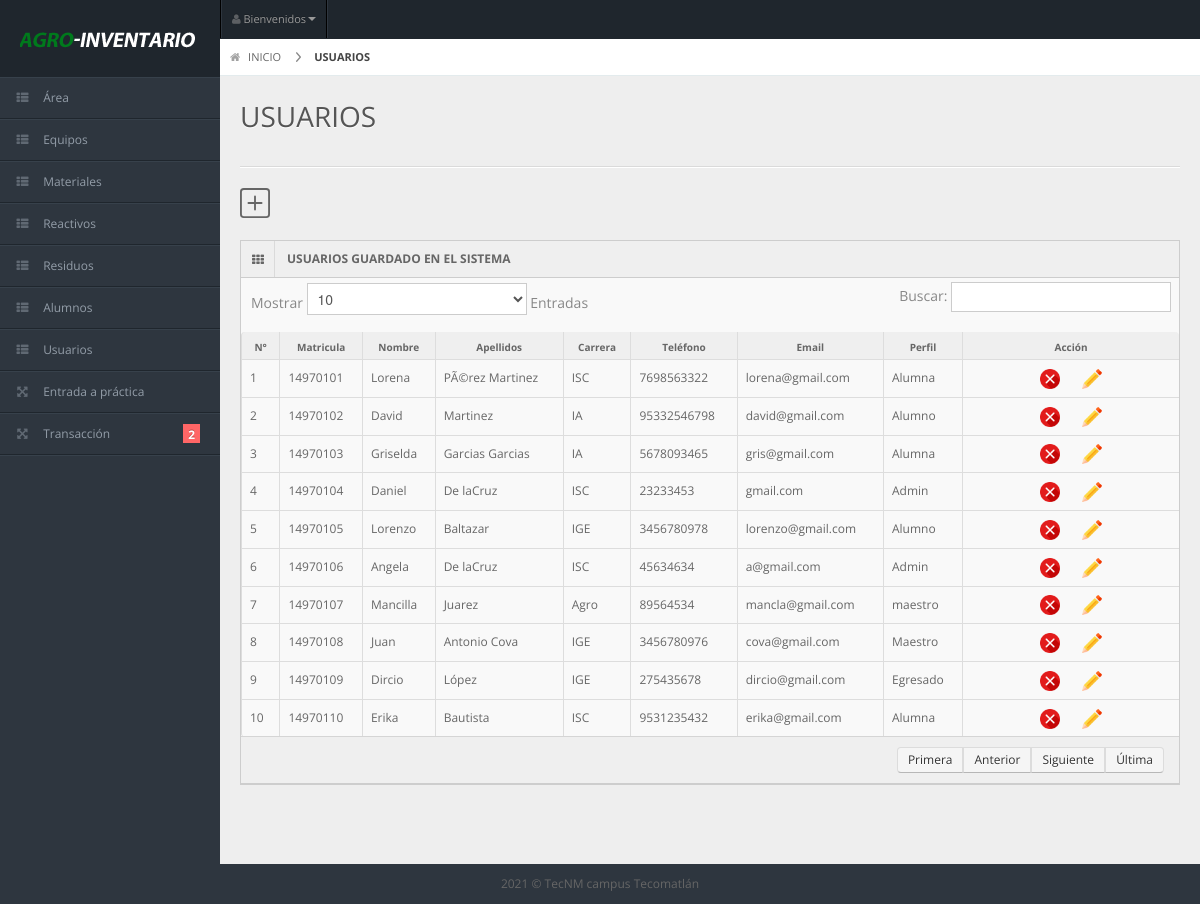
/l_usuario.php (signed in), run on the app's committed database.
### tables this page shows
CREATE TABLE `usuarios` (
  `idusuario` int(11) NOT NULL,
  `matricula` int(11) NOT NULL,
  `nombre` varchar(45) DEFAULT NULL,
  `apellidos` varchar(60) DEFAULT NULL,
  `carrera` varchar(50) DEFAULT NULL,
  `telefono` varchar(15) DEFAULT NULL,
  `gmail` varchar(70) DEFAULT NULL,
  `perfil` varchar(30) DEFAULT NULL
);

### l_usuario.php (the view, shortened to what this page needs)
 <?php
 if ($_SESSION['validar'] ==1) {
?>
<!DOCTYPE html>
<?php
require_once 'connect.php';
?>
<html lang="en">
<head>
  <link rel="stylesheet" href="css/bootstrap.min.css" />
  <link rel="stylesheet" href="css/bootstrap-responsive.min.css" />
  <link rel="stylesheet" href="css/uniform.css" />
  <link rel="stylesheet" href="css/select2.css" />
  <link rel="stylesheet" href="css/matrix-style.css" />
  <link rel="stylesheet" href="css/matrix-media.css" />
  <link href="font-awesome/css/font-awesome.css" rel="stylesheet" />
</head>
<body>
  <?php
  include('menu.php');
  ?>
  <div id="content">
    <div id="content-header">
      <div id="breadcrumb"> <a href="index.php" title="Go to Home" class="tip-bottom"><i class="icon-home"></i> INICIO</a> <a href="#" class="current">USUARIOS</a> </div>
      <h1>USUARIOS</h1>
    </div>
    <div class="container-fluid">
      <hr>
      <div class="row-fluid">
        <div class="span12">
           <a href="usuarios.php"></a>
          <div class="widget-box">
            <div class="widget-title"> <span class="icon"><i class="icon-th"></i></span>
              <h5>USUARIOS GUARDADO EN EL SISTEMA</h5>
            </div>
            <div class="widget-content nopadding">
              <table class="table table-bordered data-table">
                <thead>
                  <tr>
                    <th>N°</th>
                    <th>Matricula</th>
                    <th>Nombre</th>
                    <th>Apellidos</th>
                    <th>Carrera</th>
                    <th>Teléfono</th>
                    <th>Email</th>
                    <th>Perfil</th>
                    <th>Acción</th>
                  </tr>
                </thead>
                <tbody>
                  <?php
                  $quasuario = $conn->query("SELECT * FROM `usuarios`") or die(mysqli_error());
                  $count = 0;
                  while($fila = $quasuario->fetch_array()){
                   $count++;
                   ?>
                   <tr>
                    <td><?php echo $count; ?></td>
                    <td><?php echo $fila['matricula']?></td>
                    <td><?php echo $fila['nombre']?></td>
                    <td><?php echo $fila['apellidos']?></td>
                    <td><?php echo $fila['carrera']?></td>
                    <td><?php echo $fila['telefono']?></td>
                    <td><?php echo $fila['gmail']?></td>
                    <td><?php echo $fila['perfil']?></td>
                    <td style="text-align: center; width: 200px;" >
                      <a onclick="preguntar(<?php echo $fila['idusuario']?>)"><img src="img/boton-x.png"  width="20" height="20" border=0/> </a>
                      <?php echo "<a href='actualizar_usuario.php?idusuario=".$fila['idusuario']."'> <img src='img/boton-editar.png'  width='20' height='20' border=0/> </a>"; ?>
                    </td>
                  </tr>
                  <?php
                }
                ?>
              </tbody>
            </table>
          </div>
        </div>
      </div>
    </div>
  </div>
</div>
<div class="row-fluid">
  <div id="footer" class="span12"> 2021 &copy; TecNM campus Tecomatlán</a> </div>
</div>
</body>
</html>
<?php
}else{
  header("location:Login.php");
}
?>

### css/matrix-style.css (style rules this page uses)
* { outline:none !important; -moz-outline: none !important; }
html, body { height:100% }
body { overflow-x: hidden; margin-top: -10px; font-family: 'Open Sans', sans-serif; font-size:12px; color:#666; }
a { color:#666; }
select, textarea, input[type="text"], input[type="password"], input[type="datetime"], input[type="datetime-local"], input[type="date"], input[type="month"], input[type="time"], input[type="week"], input[type="number"], input[type="email"], input[type="url"], input[type="search"], input[type="tel"], input[type="color"], .uneditable-input, .label, .dropdown-menu, .btn, .well, .progress, .table-bordered, .btn-group > .btn:first-child, .btn-group > .btn:last-child, .btn-group > .btn:last-child, .btn-group > .dropdown-toggle, .alert { border-radius:0px; }
#footer { padding:10px; text-align:center; }
hr { border-top-color:#dadada; }
#content { background: none repeat scroll 0 0 #eeeeee; margin-left: 220px; margin-right: 0; padding-bottom: 25px; position: relative; min-height:100%; width: auto; }
#content-header { position: abslute; width: 100%; margin-top: -38px; z-index: 20; }
#content-header h1 { color: #555555; font-size: 28px; font-weight: normal; float: none; text-shadow: 0 1px 0 #ffffff; margin-left: 20px; position: relative; }
#content-header h1, #content-header .btn-group { margin-top: 20px; }
#breadcrumb { background-color: #fff; border-bottom: 1px solid #e3ebed; }
#breadcrumb a { padding: 8px 20px 8px 10px; display: inline-block; background-image: url('../img/breadcrumb.png'); background-position: center right; background-repeat: no-repeat; font-size: 11px; color: #666666; }
#breadcrumb a:last-child { background-image:none; }
#breadcrumb a.current { font-weight: bold; color: #444444; }
#breadcrumb a i { margin-right: 5px; opacity: .6; }
.stat-boxes .peity_bar_good, .stat-boxes .peity_line_good, { color: #459D1C; }
.widget-box { background: none repeat scroll 0 0 #F9F9F9; border-left: 1px solid #CDCDCD; border-top: 1px solid #CDCDCD; border-right: 1px solid #CDCDCD; clear: both; margin-top: 16px; margin-bottom: 16px; position: relative; }
.widget-title, .modal-header, .table th, div.dataTables_wrapper .ui-widget-header { background:#efefef; border-bottom: 1px solid #CDCDCD; height: 36px; }
.widget-title span.icon { padding: 9px 10px 7px 11px; float: left; border-right:1px solid #dadada; }
.widget-title h5 { color: #666; float: left; font-size: 12px; font-weight: bold; padding: 12px; line-height: 12px; margin: 0; }
.widget-content { padding:15px; border-bottom: 1px solid #cdcdcd; }
.table th { height: auto; font-size: 10px; padding: 5px 10px 2px; border-bottom: 0; text-align: center; color: #666666; }
.nopadding { padding: 0 !important; }
.nopadding .table { margin-bottom: 0; }
.nopadding .table-bordered { border: 0; }

### css/matrix-media.css (style rules this page uses)
body { background:#2E363F; }

### data on the page
usuarios: matricula "14970101", nombre "Lorena", apellidos "PÃ©rez Martinez", carrera "ISC", telefono "7698563322", gmail "lorena@gmail.com", perfil "Alumna"
usuarios: matricula "14970102", nombre "David", apellidos "Martinez", carrera "IA", telefono "95332546798", gmail "david@gmail.com", perfil "Alumno"
usuarios: matricula "14970103", nombre "Griselda", apellidos "Garcias Garcias", carrera "IA", telefono "5678093465", gmail "gris@gmail.com", perfil "Alumna"
usuarios: matricula "14970104", nombre "Daniel", apellidos "De laCruz", carrera "ISC", telefono "23233453", gmail "gmail.com", perfil "Admin"
usuarios: matricula "14970105", nombre "Lorenzo", apellidos "Baltazar", carrera "IGE", telefono "3456780978", gmail "lorenzo@gmail.com", perfil "Alumno"
usuarios: matricula "14970106", nombre "Angela", apellidos "De laCruz", carrera "ISC", telefono "45634634", gmail "a@gmail.com", perfil "Admin"
usuarios: matricula "14970107", nombre "Mancilla", apellidos "Juarez", carrera "Agro", telefono "89564534", gmail "mancla@gmail.com", perfil "maestro"
usuarios: matricula "14970108", nombre "Juan", apellidos "Antonio Cova", carrera "IGE", telefono "3456780976", gmail "cova@gmail.com", perfil "Maestro"
usuarios: matricula "14970109", nombre "Dircio", apellidos "López", carrera "IGE", telefono "275435678", gmail "dircio@gmail.com", perfil "Egresado"
usuarios: matricula "14970110", nombre "Erika", apellidos "Bautista", carrera "ISC", telefono "9531235432", gmail "erika@gmail.com", perfil "Alumna"
